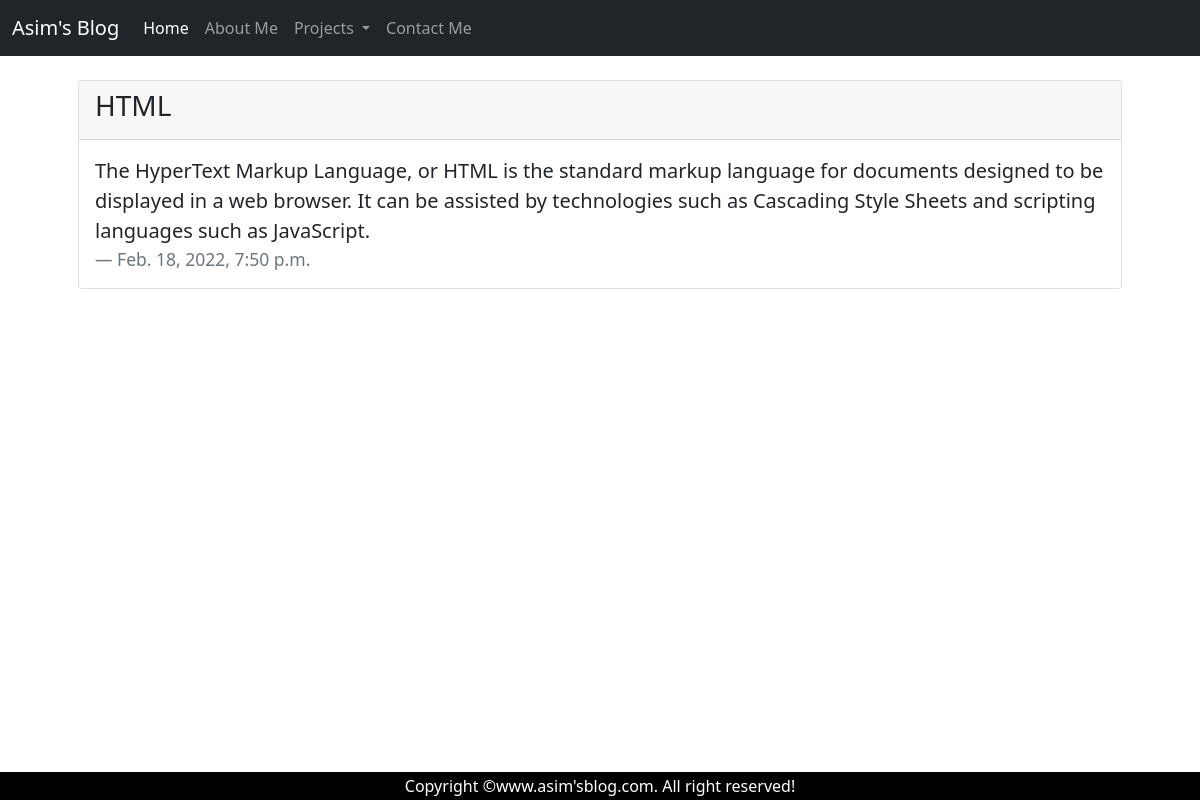
/post/10, run on the app's committed database.
### webon/models.py (models this page shows, shortened)
class Post(models.Model):
    img = models.ImageField(upload_to = 'pics')
    title = models.CharField(max_length=100)
    body = models.CharField(max_length=500)
    created_at = models.DateTimeField(default=datetime.now,blank=True)

### webon/views.py (the view)
# urls.py: path('post/<str:pk>', views.post, name = 'post')
def post(request,pk):
    posts = Post.objects.get(id = pk)
    return render(request,'post.html',{'posts':posts})

### templates/post.html (shortened to what this page needs)
{% extends 'base.html' %}
{% block body %}
    {% load static %}
<div class="container my-4 px-5">
    <div class="card">
        <div class="card-header">
       <h3> {{posts.title}}</h3>
        </div>
        <div class="card-body">
        <blockquote class="blockquote mb-0">
            <p>{{posts.body}}</p>
            <footer class="blockquote-footer">{{posts.created_at}}
        </blockquote>
        </div>
    </div>
</div>
<footer style="
  background: black;
  color: white;
  padding: 2px 20px;
  text-align: center;
  position: absolute;
  bottom: 0px;
  width: 100%;
">
  <div class="center" >
    Copyright &copy;www.asim'sblog.com. All right reserved!
  </div>
</footer>
{% endblock body %}

### data on the page
Post: title "HTML", body "The HyperText Markup Language, or HTML is the standard markup language for documents designed to be displayed in a web browser. It can be assisted by technologies such as Cascading Style Sheets and scripting languages such as JavaScript.", created_at "Feb. 18, 2022, 7:50 p.m."
